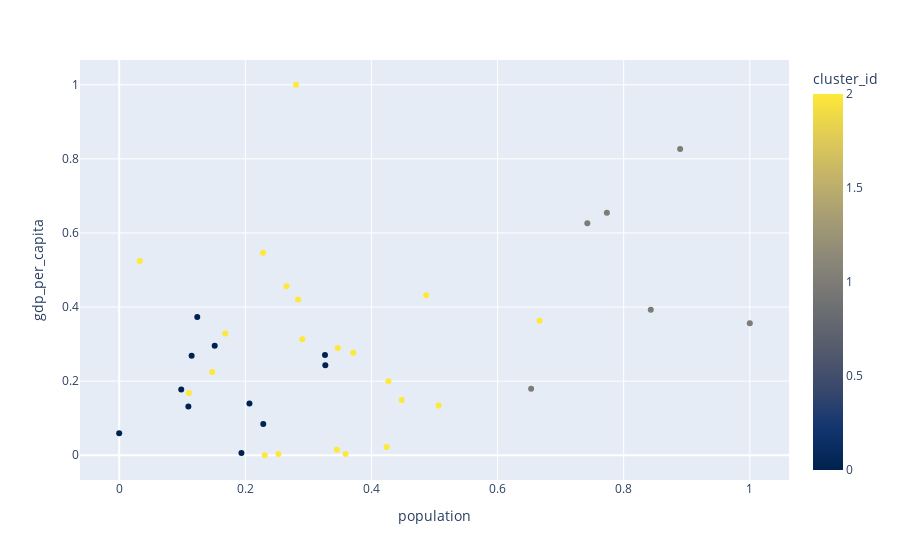

Notebook source saved alongside this figure:
### Code cell
plot_clusters (X_scaled, 'population', 'gdp_per_capita')

### Figure 1 — Plotly figure (JSON) as saved in the notebook; plotly's stock layout.template omitted (floating-point values rounded to 4 significant figures)
{"data": [{"hovertemplate": "population=%{x}<br>gdp_per_capita=%{y}<br>cluster_id=%{marker.color}<extra></extra>", "legendgroup": "", "marker": {"color": [1, 2, 2, 2, 1, 0, 0, 0, 2, 2, 2, 2, 2, 2, 2, 1, 2, 2, 2, 2, 2, 2, 2, 1, 1, 2, 0, 1, 0, 0, 0, 0, 0, 0, 0, 2, 2, 2], "coloraxis": "coloraxis", "symbol": "circle"}, "mode": "markers", "name": "", "orientation": "v", "showlegend": false, "type": "scatter", "x": [0.7733, 0.4868, 0.3711, 0.2838, 0.8895, 0.1515, 0.1238, 0.1148, 0.2653, 0.1683, 0.2904, 0.6666, 0.4241, 0.03253, 0.2805, 0.7423, 0.1105, 0.1475, 0.2309, 0.2281, 0.3465, 0.2526, 0.4269, 1, 0.843, 0.448, 0.3263, 0.6532, 0.2066, 0, 0.3269, 0.09837, 0.2285, 0.1938, 0.1097, 0.3591, 0.5064, 0.3451], "xaxis": "x", "y": [0.6547, 0.4317, 0.2764, 0.4203, 0.8266, 0.2953, 0.3729, 0.2687, 0.4558, 0.3283, 0.3132, 0.3627, 0.02245, 0.524, 1, 0.6261, 0.1683, 0.2249, 0, 0.5468, 0.2897, 0.003098, 0.1998, 0.3563, 0.3926, 0.1494, 0.2709, 0.1798, 0.1397, 0.05914, 0.2428, 0.1774, 0.08414, 0.006151, 0.1317, 0.003064, 0.1342, 0.0148], "yaxis": "y"}], "layout": {"coloraxis": {"colorbar": {"title": {"text": "cluster_id"}}, "colorscale": [[0, "#00224e"], [0.1111, "#123570"], [0.2222, "#3b496c"], [0.3333, "#575d6d"], [0.4444, "#707173"], [0.5556, "#8a8678"], [0.6667, "#a59c74"], [0.7778, "#c3b369"], [0.8889, "#e1cc55"], [1, "#fee838"]]}, "legend": {"tracegroupgap": 0}, "margin": {"t": 60}, "xaxis": {"anchor": "y", "domain": [0, 1], "title": {"text": "population"}}, "yaxis": {"anchor": "x", "domain": [0, 1], "title": {"text": "gdp_per_capita"}}}}
